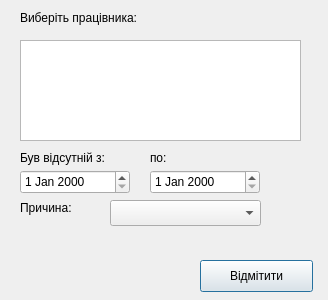
<?xml version="1.0" encoding="UTF-8"?>
<ui version="4.0">
 <class>AddAbsence</class>
 <widget class="QDialog" name="AddAbsence">
  <property name="geometry">
   <rect>
    <x>0</x>
    <y>0</y>
    <width>328</width>
    <height>300</height>
   </rect>
  </property>
  <property name="windowTitle">
   <string>Додавання відсутності</string>
  </property>
  <widget class="QTableView" name="tableView">
   <property name="geometry">
    <rect>
     <x>20</x>
     <y>40</y>
     <width>281</width>
     <height>101</height>
    </rect>
   </property>
  </widget>
  <widget class="QLabel" name="label">
   <property name="geometry">
    <rect>
     <x>20</x>
     <y>10</y>
     <width>151</width>
     <height>16</height>
    </rect>
   </property>
   <property name="text">
    <string>Виберіть працівника:</string>
   </property>
  </widget>
  <widget class="QLabel" name="label_2">
   <property name="geometry">
    <rect>
     <x>20</x>
     <y>150</y>
     <width>111</width>
     <height>16</height>
    </rect>
   </property>
   <property name="text">
    <string>Був відсутній з:</string>
   </property>
  </widget>
  <widget class="QLabel" name="label_3">
   <property name="geometry">
    <rect>
     <x>150</x>
     <y>150</y>
     <width>60</width>
     <height>16</height>
    </rect>
   </property>
   <property name="text">
    <string>по:</string>
   </property>
  </widget>
  <widget class="QDateEdit" name="dateEdit">
   <property name="geometry">
    <rect>
     <x>20</x>
     <y>170</y>
     <width>110</width>
     <height>24</height>
    </rect>
   </property>
   <property name="maximumDate">
    <date>
     <year>2018</year>
     <month>12</month>
     <day>26</day>
    </date>
   </property>
   <property name="minimumDate">
    <date>
     <year>2000</year>
     <month>1</month>
     <day>1</day>
    </date>
   </property>
   <property name="calendarPopup">
    <bool>false</bool>
   </property>
  </widget>
  <widget class="QDateEdit" name="dateEdit_2">
   <property name="geometry">
    <rect>
     <x>150</x>
     <y>170</y>
     <width>110</width>
     <height>24</height>
    </rect>
   </property>
  </widget>
  <widget class="QLabel" name="label_4">
   <property name="geometry">
    <rect>
     <x>20</x>
     <y>200</y>
     <width>60</width>
     <height>16</height>
    </rect>
   </property>
   <property name="text">
    <string>Причина:</string>
   </property>
  </widget>
  <widget class="QComboBox" name="comboBox">
   <property name="geometry">
    <rect>
     <x>110</x>
     <y>200</y>
     <width>151</width>
     <height>26</height>
    </rect>
   </property>
  </widget>
  <widget class="QLabel" name="error_label">
   <property name="geometry">
    <rect>
     <x>20</x>
     <y>240</y>
     <width>181</width>
     <height>31</height>
    </rect>
   </property>
   <property name="text">
    <string/>
   </property>
  </widget>
  <widget class="QPushButton" name="ok_button">
   <property name="geometry">
    <rect>
     <x>200</x>
     <y>260</y>
     <width>113</width>
     <height>32</height>
    </rect>
   </property>
   <property name="text">
    <string>Відмітити</string>
   </property>
  </widget>
 </widget>
 <resources/>
 <connections/>
</ui>
